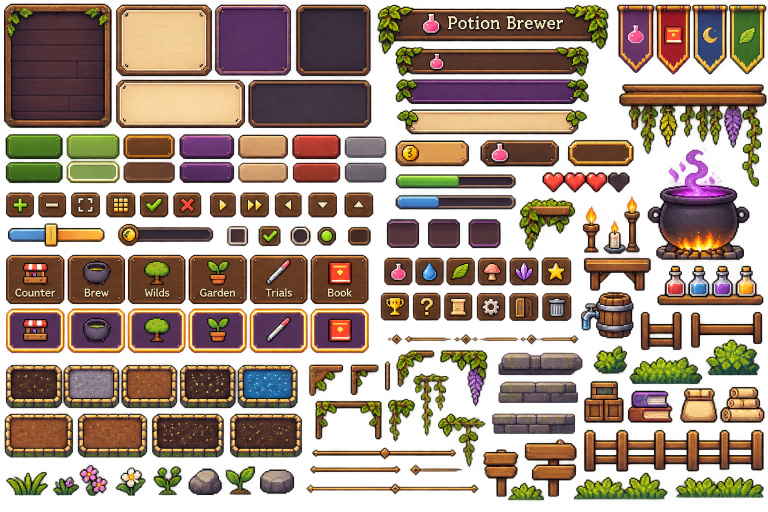
#> input picture art/ui/source/sheet1.png, 1536 x 1024 px (shown at 1/2 size); its folder holds 4 pictures in this run
$ python slice-ui-sheets.py ../art/ui/source/garden1.png
#> lines starting #> are read from the running program, lines starting #| are printed output that depends on the picture; after the words box and inside, x2 and y2 are one past the last pixel; in counts of white or black regions, pixels touching at a corner belong together
#!/usr/bin/env python3
"""Slice the interface sprite sheets (art/ui/source) into the sprites the
game uses (assets/ui).

  python3 scripts/slice-ui-sheets.py          → assets/ui (only what the game references)
  python3 scripts/slice-ui-sheets.py --all D  → every named sprite into D (the full library)

The sheets have real transparency: each sprite is found as a connected
blob of opaque pixels (boxes listed in reading order), cropped and named.
Icons that sit on a backing in the sheet (wooden slots, the purple room
tabs, the dark effect slots) are keyed out of it with a flood fill from the
crop's edge that stops at the icon's dark outline. A few sprites are
derived: a blank vine header (the potion painted over with plank), blank
room-tab backgrounds (icon and label filled with the tab's own colour) and
the brand plate cleared of the header that touched it.

Shipped sprites are palette-quantized (256 colours, no dither), which keeps
them visually identical at a quarter of the size. Needs Pillow, NumPy and
SciPy.
"""
import json, os, re, shutil, sys, tempfile
from collections import deque
import numpy as np
from PIL import Image
from scipy import ndimage

ROOT = os.path.dirname(os.path.dirname(os.path.abspath(__file__)))
SRC = os.path.join(ROOT, 'art', 'ui', 'source')


def segment(im, dil=2):
    """Sprite boxes of a sheet: blobs of opaque pixels, top-to-bottom in 40 px bands, then left to right."""
    a = np.array(im)[:, :, 3] > 100
    lab, n = ndimage.label(ndimage.binary_dilation(a, iterations=dil))
    boxes = []
    for s in ndimage.find_objects(lab):
        y0, y1, x0, x1 = s[0].start, s[0].stop, s[1].start, s[1].stop
        if (x1 - x0) * (y1 - y0) < 150: continue
        boxes.append([x0 + dil, y0 + dil, x1 - dil, y1 - dil])
    boxes.sort(key=lambda b: (b[1] // 40, b[0]))
    return boxes


def key(img, inset, tol=38, outline=48):
    im = np.array(img.convert('RGBA')).astype(int)
    h, w = im.shape[:2]
    x0, y0, x1, y1 = inset[0], inset[1], w - inset[2], h - inset[3]
    sub = im[y0:y1, x0:x1].copy()
    H, W = sub.shape[:2]
    rgb = sub[:, :, :3]
    lum = rgb.mean(axis=2)
    border = np.concatenate([rgb[0], rgb[-1], rgb[:, 0], rgb[:, -1]])
    ref = np.median(border, axis=0)
    bg = np.zeros((H, W), bool)
    q = deque()
    for y in range(H):
        for x in (0, W - 1):
            q.append((y, x))
    for x in range(W):
        for y in (0, H - 1):
            q.append((y, x))
    def ok(y, x):
        return lum[y, x] > outline and np.abs(rgb[y, x] - ref).sum() < tol * 3
    while q:
        y, x = q.popleft()
        if bg[y, x] or not ok(y, x): continue
        bg[y, x] = True
        for dy, dx in ((1,0),(-1,0),(0,1),(0,-1)):
            yy, xx = y+dy, x+dx
            if 0 <= yy < H and 0 <= xx < W and not bg[yy, xx]: q.append((yy, xx))
    # border pixels that are not bg but are the frame are also removed: only keep
    # the largest blobs not touching bg
    sub[bg, 3] = 0
    # drop specks: small islands (rivets, grain) near the crop's edge
    from scipy import ndimage
    lab, n = ndimage.label(sub[:, :, 3] > 40)
    if n > 1:
        sizes = ndimage.sum(np.ones_like(lab), lab, range(1, n + 1))
        big = sizes.max()
        for k, s in enumerate(ndimage.find_objects(lab), start=1):
            area = sizes[k - 1]
            cy, cx = (s[0].start + s[0].stop) / 2, (s[1].start + s[1].stop) / 2
            edge = min(cy, cx, H - cy, W - cx)
            if area < big * 0.04 or (area < big * 0.25 and edge < 9):
                sub[lab == k, 3] = 0
    out = Image.fromarray(sub.astype(np.uint8))
    bb = out.getchannel('A').point(lambda a: 255 if a > 40 else 0).getbbox()
    return out.crop(bb) if bb else out

ALL = '--all' in sys.argv
OUT = sys.argv[sys.argv.index('--all') + 1] if ALL else tempfile.mkdtemp(prefix='ui-sprites-')
S = {n: Image.open(os.path.join(SRC, n + '.png')).convert('RGBA') for n in ('sheet1', 'sheet2', 'garden1', 'garden2')}
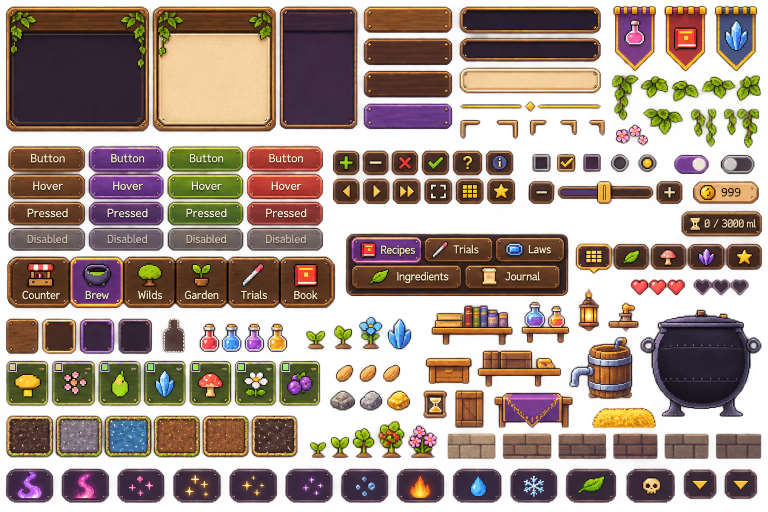
#> input picture art/ui/source/sheet2.png, 1536 x 1024 px (shown at 1/2 size)
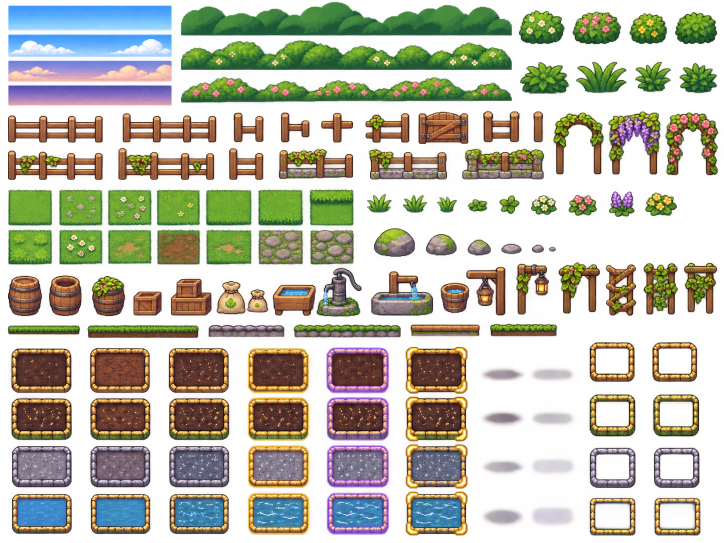
#> input picture art/ui/source/garden1.png, 1448 x 1086 px (shown at 1/2 size)
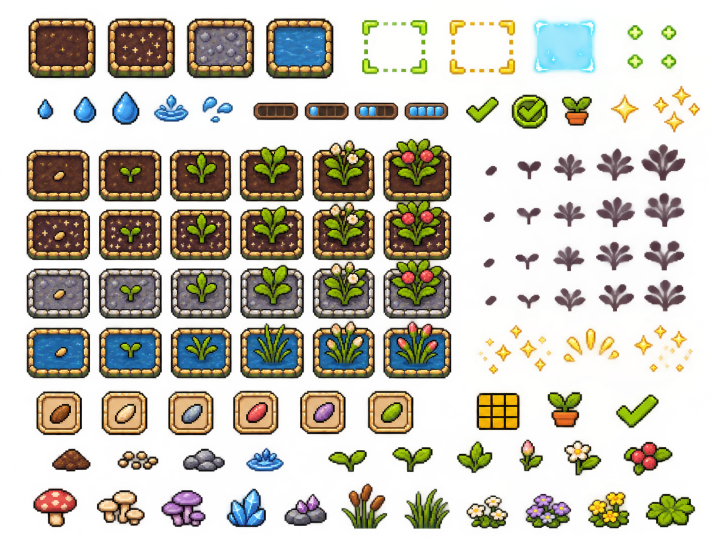
#> input picture art/ui/source/garden2.png, 1448 x 1086 px (shown at 1/2 size)
B = {n: segment(im) for n, im in S.items()}
#> in segment, `a = np.array(im)[:, :, 3] > 100`:
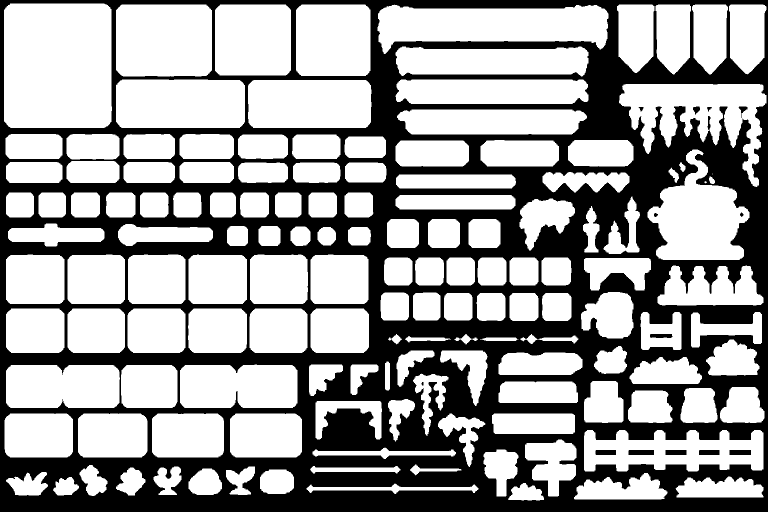
#> a: shape (1024, 1536) bool (shown at 1/2 size); 61.5% white; 14 black regions, largest, box (x1, y1, x2, y2) and area: (0, 0, 1536, 1024) 602097, (1257, 900, 1308, 910) 509, (1459, 900, 1502, 910) 430
#> in segment, `lab, n = ndimage.label(ndimage.binary_dilation(a, iterations=dil))`: n = 134
#> the loop in segment, `for s in ndimage.find_objects(lab):` made 134 passes
#> (y0, y1, x0, x1) on passes 1 to 8: (5, 258, 6, 226), (7, 155, 230, 426), (7, 153, 428, 584), (7, 154, 590, 743), (7, 110, 753, 1219), (7, 151, 1232, 1535), (91, 155, 789, 1179), (157, 258, 230, 492)
#> after the loop in segment, `for s in ndimage.find_objects(lab):`: boxes = 133 items, first 6: [8, 7, 224, 256], [232, 9, 424, 153], [430, 9, 582, 151], [592, 9, 741, 152], [755, 9, 1217, 108], [1234, 9, 1533, 149]
#> call 2 of segment, with dil = 2
#> in segment (call 2), `lab, n = ndimage.label(ndimage.binary_dilation(a, iterations=dil))`:
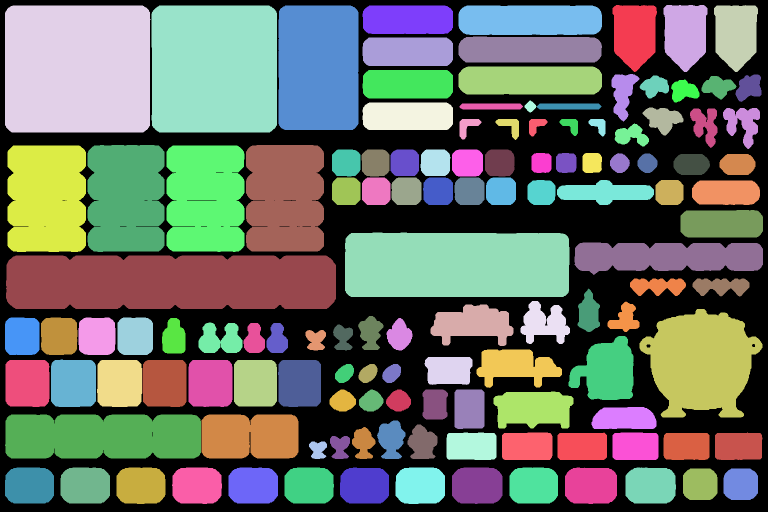
#> lab: shape (1024, 1536) int32 (shown at 1/2 size); 128 distinct labels, from 0 to 127; one colour per label, 0 black
#> in segment (call 2), `lab, n = ndimage.label(ndimage.binary_dilation(a, iterations=dil))`: n = 127
#> the loop in segment (call 2), `for s in ndimage.find_objects(lab):` made 127 passes
#> (y0, y1, x0, x1) on passes 1 to 8: (10, 144, 1225, 1314), (10, 144, 1327, 1415), (10, 144, 1428, 1516), (11, 265, 10, 301), (11, 265, 303, 554), (11, 260, 557, 717), (11, 68, 725, 906), (11, 70, 917, 1204)
#> after the loop in segment (call 2), `for s in ndimage.find_objects(lab):`: boxes = 127 items, first 6: [1227, 12, 1312, 142], [1329, 12, 1413, 142], [1430, 12, 1514, 142], [12, 13, 299, 263], [305, 13, 552, 263], [559, 13, 715, 258]
#> call 3 of segment, with dil = 2
#> in segment (call 3), `lab, n = ndimage.label(ndimage.binary_dilation(a, iterations=dil))`:
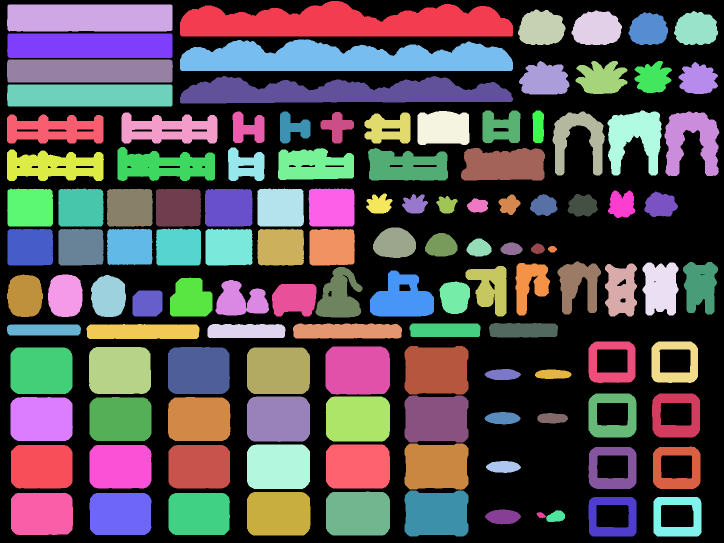
#> lab: shape (1086, 1448) int32 (shown at 1/2 size); 125 distinct labels, from 0 to 124; one colour per label, 0 black
#> in segment (call 3), `lab, n = ndimage.label(ndimage.binary_dilation(a, iterations=dil))`: n = 124
#> the loop in segment (call 3), `for s in ndimage.find_objects(lab):` made 124 passes
#> (y0, y1, x0, x1) on passes 1 to 8: (2, 73, 360, 1026), (9, 63, 14, 345), (19, 90, 1036, 1131), (21, 90, 1143, 1244), (22, 90, 1348, 1436), (24, 90, 1257, 1336), (67, 116, 14, 345), (79, 142, 360, 1026)


def clean(img, thr=24):
    """drop the faint halo of near-transparent pixels the generator left"""
    a = np.array(img)
    a[a[:, :, 3] < thr] = 0
    out = Image.fromarray(a)
    bb = out.getchannel('A').getbbox()
    return out.crop(bb) if bb else out

def box(sheet, i, pad=2):
    x0, y0, w, h = B[sheet][i][0], B[sheet][i][1], B[sheet][i][2] - B[sheet][i][0], B[sheet][i][3] - B[sheet][i][1]
    return S[sheet].crop((x0 - pad, y0 - pad, x0 + w + pad, y0 + h + pad))

def split(sheet, rect, dil=0, thr=160, minarea=400):
    """sub-sprites of a merged region, left→right then top→bottom"""
    reg = S[sheet].crop(rect)
    a = np.array(reg)[:, :, 3] > thr
    if dil: a = ndimage.binary_dilation(a, iterations=dil)
    lab, n = ndimage.label(a)
    parts = []
    for s in ndimage.find_objects(lab):
        y0, y1, x0, x1 = s[0].start, s[0].stop, s[1].start, s[1].stop
        if (x1 - x0) * (y1 - y0) < minarea: continue
        parts.append((x0, y0, x1, y1))
    parts.sort(key=lambda p: (p[1] // 30, p[0]))
    return [clean(reg.crop((p[0] - 2, p[1] - 2, p[2] + 2, p[3] + 2))) for p in parts]

def save(name, img):
    path = os.path.join(OUT, name + '.png')
    os.makedirs(os.path.dirname(path), exist_ok=True)
    img.save(path, optimize=True)

one = lambda s, i: clean(box(s, i))
# ---- panels and frames
for n, (s, i) in {
    'panel/wood-vine': ('sheet1', 0), 'panel/parch': ('sheet1', 1), 'panel/purple': ('sheet1', 2), 'panel/dark': ('sheet1', 3),
    'panel/parch-wide': ('sheet1', 7), 'panel/dark-wide': ('sheet1', 9),
    'panel/frame-dark': ('sheet2', 0), 'panel/frame-parch': ('sheet2', 1), 'panel/frame-purple': ('sheet2', 2),
    'header/brand': ('sheet1', 4), 'header/vine-potion': ('sheet1', 6), 'header/vine-purple': ('sheet1', 8), 'header/vine-parch': ('sheet1', 11),
    'header/wood': ('sheet2', 3), 'header/wood-2': ('sheet2', 8), 'header/wood-3': ('sheet2', 10), 'header/purple': ('sheet2', 17),
    'header/dark': ('sheet2', 4), 'header/dark-2': ('sheet2', 9), 'header/parch': ('sheet2', 11),
    'button/green': ('sheet1', 12), 'button/wood-gold': ('sheet1', 14), 'button/purple': ('sheet1', 15), 'button/tan': ('sheet1', 16),
    'button/red': ('sheet1', 17), 'button/gray': ('sheet1', 18), 'button/green-dark': ('sheet1', 23), 'button/wood': ('sheet1', 24),
    'button/purple-dark': ('sheet1', 25), 'button/tan-dark': ('sheet1', 26), 'button/red-dark': ('sheet1', 27), 'button/gray-dark': ('sheet1', 28),
    'chip/coin': ('sheet1', 19), 'chip/potion': ('sheet1', 20), 'chip/gold': ('sheet1', 21),
    'bar/green': ('sheet1', 29), 'bar/blue': ('sheet1', 44), 'slider/heat': ('sheet1', 51), 'slider/coin': ('sheet1', 52),
    'slider/track': ('sheet2', 54),
    'control/plus': ('sheet2', 34), 'control/minus': ('sheet2', 35), 'control/close': ('sheet2', 36), 'control/check': ('sheet2', 37),
    'control/help': ('sheet2', 38), 'control/info': ('sheet2', 39), 'control/back': ('sheet2', 47), 'control/forward': ('sheet2', 48),
    'control/fastforward': ('sheet2', 49), 'control/fullscreen': ('sheet2', 50), 'control/grid': ('sheet2', 51), 'control/star': ('sheet2', 52),
    'control/down': ('sheet1', 42), 'control/up': ('sheet1', 43),
    'form/checkbox': ('sheet2', 40), 'form/checkbox-on': ('sheet2', 41), 'form/checkbox-purple': ('sheet2', 42), 'form/radio': ('sheet2', 43),
    'form/radio-on': ('sheet2', 44), 'form/switch-on': ('sheet2', 45), 'form/switch-off': ('sheet2', 46),
    'slot/wood': ('sheet2', 64), 'slot/gold': ('sheet2', 65), 'slot/purple': ('sheet2', 66), 'slot/dark': ('sheet2', 67), 'slot/bottle-outline': ('sheet2', 68),
    'slot/dark-1': ('sheet1', 47), 'slot/dark-2': ('sheet1', 48), 'slot/dark-3': ('sheet1', 49),
    'slot/icon-potion': ('sheet1', 64), 'slot/icon-drop': ('sheet1', 65), 'slot/icon-leaf': ('sheet1', 66), 'slot/icon-mushroom': ('sheet1', 67),
    'slot/icon-crystal': ('sheet1', 68), 'slot/icon-star': ('sheet1', 69), 'slot/icon-trophy': ('sheet1', 72), 'slot/icon-help': ('sheet1', 73),
    'slot/icon-scroll': ('sheet1', 74), 'slot/icon-gear': ('sheet1', 75), 'slot/icon-door': ('sheet1', 76), 'slot/icon-trash': ('sheet1', 77),
    'tab/counter': ('sheet1', 58), 'tab/brew': ('sheet1', 59), 'tab/wilds': ('sheet1', 60), 'tab/garden': ('sheet1', 61), 'tab/trials': ('sheet1', 62), 'tab/book': ('sheet1', 63),
    'tab/counter-on': ('sheet1', 79), 'tab/brew-on': ('sheet1', 80), 'tab/wilds-on': ('sheet1', 81), 'tab/garden-on': ('sheet1', 82), 'tab/trials-on': ('sheet1', 83), 'tab/book-on': ('sheet1', 84),
    'item/honeycap': ('sheet2', 83), 'item/dawnblossom': ('sheet2', 84), 'item/dewpear': ('sheet2', 85), 'item/crystal': ('sheet2', 86),
    'item/mushroom': ('sheet2', 87), 'item/flower-white': ('sheet2', 88), 'item/berries': ('sheet2', 89),
    'deco/bookshelf': ('sheet2', 71), 'deco/potion-shelf': ('sheet2', 72), 'deco/lantern': ('sheet2', 63), 'deco/candlestick': ('sheet2', 73),
    'deco/cauldron': ('sheet2', 74), 'deco/barrel-tap': ('sheet2', 80), 'deco/table': ('sheet2', 81), 'deco/supply-shelf': ('sheet2', 82),
    'deco/crate': ('sheet2', 97), 'deco/hourglass': ('sheet2', 96), 'deco/counter': ('sheet2', 98), 'deco/gold-pile': ('sheet2', 101),
    'deco/potion-shelf-four': ('sheet1', 71), 'deco/candles': ('sheet1', 46), 'deco/candle': ('sheet1', 50), 'deco/stool': ('sheet1', 70),
    'deco/vine-shelf': ('sheet1', 45), 'deco/crates': ('sheet1', 104), 'deco/books': ('sheet1', 105), 'deco/sack': ('sheet1', 106), 'deco/scrolls': ('sheet1', 107),
    'deco/fence-short': ('sheet1', 85), 'deco/fence-long': ('sheet1', 86), 'deco/fence': ('sheet1', 116), 'deco/sign': ('sheet1', 115), 'deco/sign-small': ('sheet1', 118),
    'deco/bush-1': ('sheet1', 94), 'deco/bush-2': ('sheet1', 95), 'deco/bush-3': ('sheet1', 90), 'deco/hedge-1': ('sheet1', 129), 'deco/hedge-2': ('sheet1', 130),
    'deco/grass': ('sheet1', 119), 'deco/flower-pink': ('sheet1', 121), 'deco/flower-white': ('sheet1', 122), 'deco/sprout': ('sheet1', 125), 'deco/rock': ('sheet1', 124), 'deco/rock-2': ('sheet1', 126),
    'deco/vine-1': ('sheet1', 91), 'deco/vine-2': ('sheet1', 92), 'deco/vine-3': ('sheet1', 101), 'deco/vine-4': ('sheet1', 102), 'deco/vine-arch': ('sheet1', 112), 'deco/vine-5': ('sheet1', 113),
    'deco/stone-wall-1': ('sheet1', 93), 'deco/stone-wall-2': ('sheet1', 103), 'deco/stone-wall-3': ('sheet1', 114),
    'deco/divider': ('sheet1', 117), 'deco/divider-2': ('sheet1', 131), 'deco/divider-3': ('sheet1', 89),
    'deco/corner-1': ('sheet1', 98), 'deco/corner-2': ('sheet1', 99),
    'fx/arcane': ('sheet2', 113), 'fx/love': ('sheet2', 114), 'fx/sparkle-pink': ('sheet2', 115), 'fx/sparkle-gold': ('sheet2', 116),
    'fx/sparkle-gold-2': ('sheet2', 117), 'fx/sparkle-violet': ('sheet2', 118), 'fx/bubbles': ('sheet2', 119), 'fx/fire': ('sheet2', 120),
    'fx/water': ('sheet2', 121), 'fx/frost': ('sheet2', 122), 'fx/nature': ('sheet2', 123), 'fx/death': ('sheet2', 124),
    'crop/flower': ('sheet2', 69), 'crop/crystal': ('sheet2', 70),
}.items():
    save(n, one(s, i))

# ---- merged groups split apart
for n, im in zip(['banner/potion', 'banner/book', 'banner/moon', 'banner/leaf'], split('sheet1', (1230, 5, 1536, 152))): save(n, im)
for n, im in zip(['banner/potion-2', 'banner/book-2', 'banner/crystal'], [one('sheet2', 5), one('sheet2', 6), one('sheet2', 7)]): save(n, im)
for n, im in zip(['button/lightgreen', 'button/lightgreen-hover'], split('sheet1', (130, 264, 242, 370))): save(n, im)
for n, im in zip(['plot/dark', 'plot/stone', 'plot/brown'], split('sheet1', (8, 724, 358, 820), dil=0, thr=200)): save(n, im)
for n, im in zip(['plot/fungal', 'plot/water'], split('sheet1', (356, 724, 600, 820), dil=0, thr=200)): save(n, im)
#> in split (call 4), `lab, n = ndimage.label(a)`:
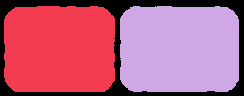
#> lab: shape (96, 244) int32; 3 distinct labels, from 0 to 2; one colour per label, 0 black
#> (the rest of the program and of its run is left out)
